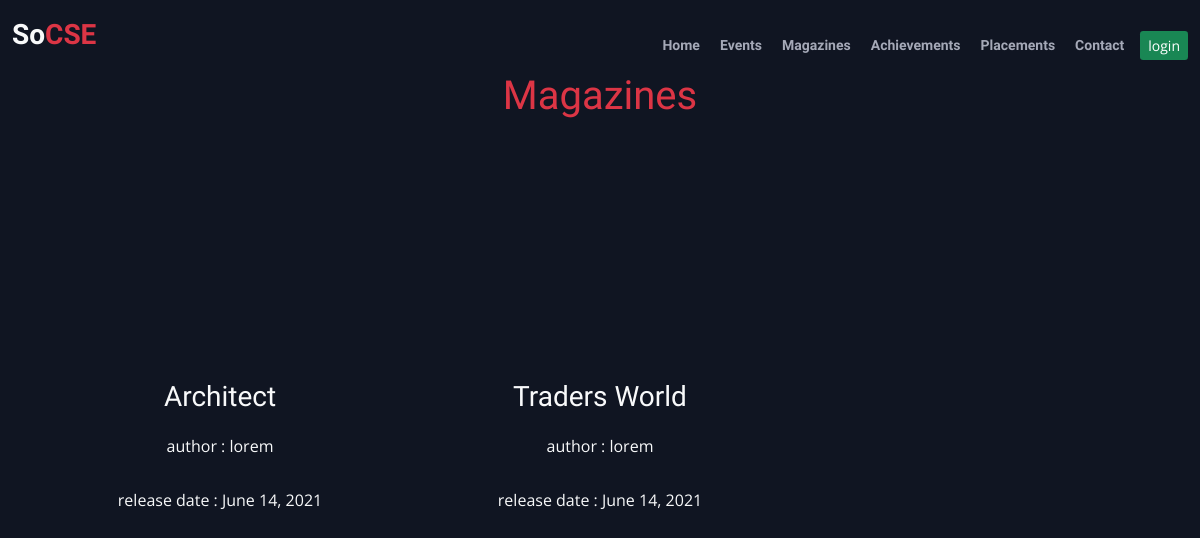
Page /magazines/ on the committed database.
### magazinesapp/models.py (models this page shows)
class MagazineModel(models.Model):
    name = models.CharField(max_length=128)
    author = models.CharField(max_length=128)
    pdf = models.FileField(upload_to='magazines/')
    date = models.DateField()

### magazinesapp/views.py (the view)
# urls.py: path('',homepageview)
def homepageview(request):
    magazines = MagazineModel.objects.all()
    context = {
        'magazines' : magazines,
        'is_logged' : request.user.is_authenticated,
        'user' : request.user,
        }
    return render(request,"magazinesapp/index.html",context)

### templates/magazinesapp/index.html (shortened to what this page needs)
{% extends 'base.html' %}
{% load static %}
{% block content %}
{% if not messages %}
  <br><br><br>
{% endif %}
<div class="container" id="mag">
    <h1 class="text-center text-danger">Magazines</h1>
    <div class="row">
      {% for magazine in magazines %}
        <div class="col-lg-4" data-aos="fade-up">
          <a href="{{magazine.pdf.url}}">
            <div class="d-flex justify-content-center">
            </div>
            <h3 class="text-center text-light">{{magazine.name}}</h3>
            <p class="text-center text-light">author : {{magazine.author}}</p>
            <p class="text-center text-light">release date : {{magazine.date}}</p>
          </a>
        </div>
      {% endfor %}
    </div>
  </div>
  {% endblock %}

### static/css/style.css (style rules this page uses)
body { background: #fff; color: #2f3138; font-family: "Open Sans", sans-serif; }
a { color: #f82249; text-decoration: none; transition: 0.5s; }
p { padding: 0; margin: 0 0 30px 0; }
h1, h2, h3, h4, h5, h6 { font-family: "Raleway", sans-serif; font-weight: 400; margin: 0 0 20px 0; padding: 0; color: #0e1b4d; }

### rows in the picture
MagazineModel: name "Architect", author "lorem", date "June 14, 2021"
MagazineModel: name "Traders World", author "lorem", date "June 14, 2021"
